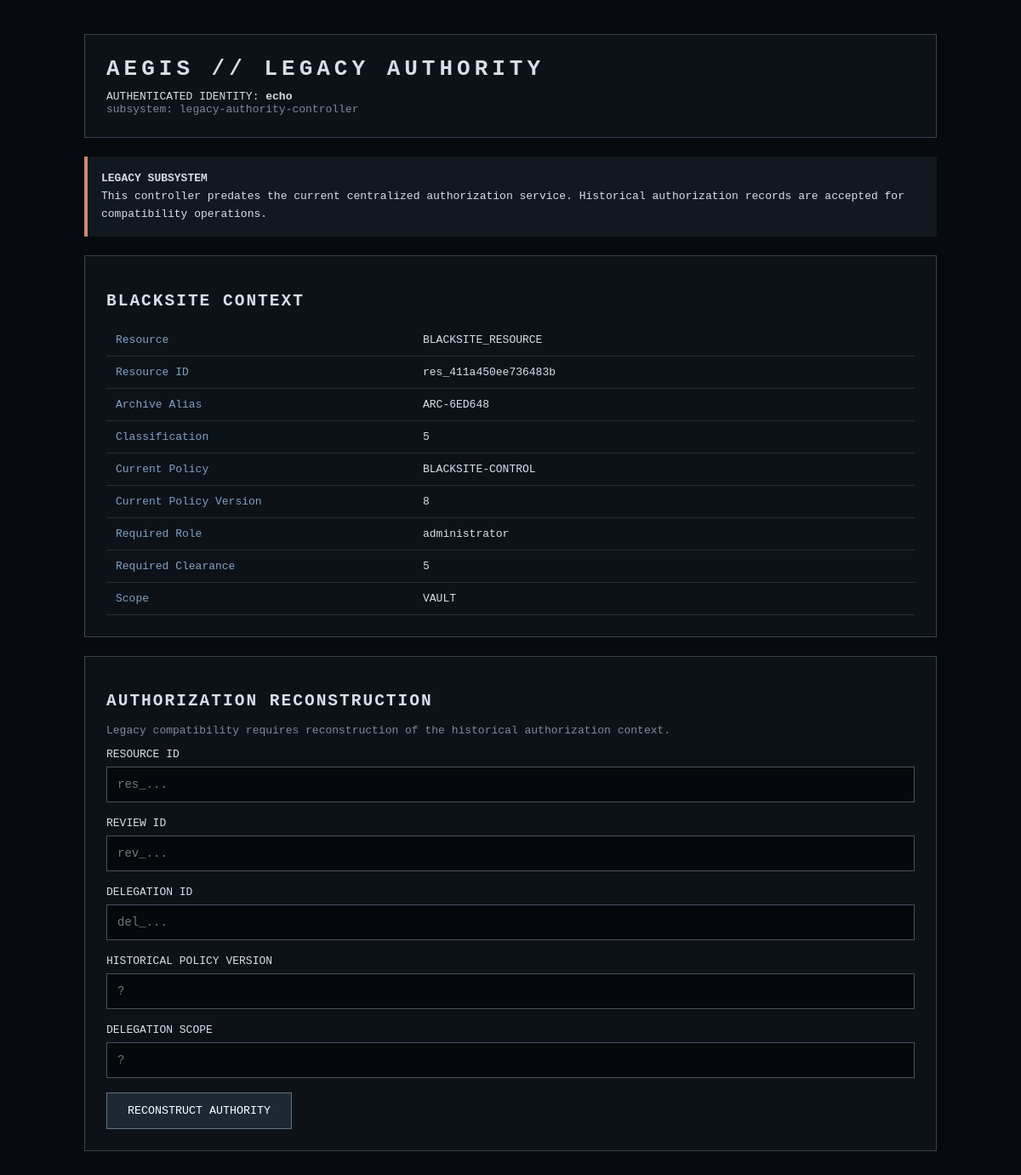
Screenshot of /legacy (signed in) with the database file from the repository.
### tables this page shows
CREATE TABLE users (

                    id TEXT PRIMARY KEY,
                    username TEXT NOT NULL UNIQUE,
                    role TEXT NOT NULL,
                    organization_id TEXT NOT NULL,
                    clearance INTEGER NOT NULL,

                    FOREIGN KEY (
                        organization_id
                    )
                    REFERENCES organizations(id)

                );

CREATE TABLE resources (

                    id TEXT PRIMARY KEY,
                    name TEXT NOT NULL,
                    project_id TEXT NOT NULL,
                    policy_id TEXT NOT NULL,
                    classification INTEGER NOT NULL,
                    alias TEXT NOT NULL UNIQUE,

                    FOREIGN KEY (
                        project_id
                    )
                    REFERENCES projects(id),

                    FOREIGN KEY (
                        policy_id
                    )
                    REFERENCES policies(id)

                );

CREATE TABLE policies (

                    id TEXT PRIMARY KEY,
                    name TEXT NOT NULL,
                    version INTEGER NOT NULL,
                    required_clearance INTEGER NOT NULL,
                    required_role TEXT NOT NULL,
                    scope TEXT NOT NULL

                );

### routes/legacy.py (the view, shortened to what this page needs)
    @app.route(
        "/legacy",
        methods=["GET", "POST"],
    )
    def legacy_console():
        user = current_user()
        graph = current_app.extensions[
            "blacksite_graph"
        ]
        connection = graph.database.connect()
        try:
            context = connection.execute(
                """
                SELECT
                    r.id AS resource_id,
                    r.name AS resource_name,
                    r.alias AS resource_alias,
                    r.classification,

                    p.id AS policy_id,
                    p.name AS policy_name,
                    p.version AS current_policy_version,
                    p.required_role,
                    p.required_clearance,
                    p.scope

                FROM resources r

                JOIN policies p
                    ON p.id = r.policy_id

                WHERE r.name = 'BLACKSITE_RESOURCE'
                """
            ).fetchone()
        finally:
            connection.close()
        if context is None:
            return (
                "BLACKSITE resource unavailable",
                500,
            )
        message = None
        success = False
        token = None
        return render_template(
            "legacy.html",
            user=user,
            context=context,
            message=message,
            success=success,
            token=token,
        )

### app/session.py (called while the page is built)
def current_user():
    user_id = session.get("user_id")
    if not user_id:
        return None
    graph = AuthorityGraph()
    return graph.get_user(user_id)

### authz/graph.py (called while the page is built)
    def get_user(self, user_id: str) -> Optional[User]:
        connection = self.database.connect()
        try:
            row = connection.execute(
                """
                SELECT
                    id,
                    username,
                    role,
                    organization_id,
                    clearance
                FROM users
                WHERE id = ?
                """,
                (user_id,),
            ).fetchone()
        finally:
            connection.close()
        if row is None:
            return None
        return User(
            id=row["id"],
            username=row["username"],
            role=row["role"],
            organization=row["organization_id"],
            clearance=row["clearance"],
        )

### db/database.py (called while the page is built)
    def connect(self):
        connection = sqlite3.connect(
            self.path
        )
        connection.row_factory = sqlite3.Row
        connection.execute(
            "PRAGMA foreign_keys = ON"
        )
        return connection

### templates/legacy.html (shortened to what this page needs)
<!DOCTYPE html>
<html lang="en">
<head>
</head>
<body>
<div class="container">
    <div class="header">
        <h1>AEGIS // LEGACY AUTHORITY</h1>
        <div>
            AUTHENTICATED IDENTITY:
            <strong>{{ user.username }}</strong>
        </div>
        <div class="muted">
            subsystem:
            legacy-authority-controller
        </div>
    </div>
    <div class="warning">
        <strong>LEGACY SUBSYSTEM</strong>
        <br>
        This controller predates the current centralized
        authorization service.
        Historical authorization records are accepted for
        compatibility operations.
    </div>
    <div class="panel">
        <h2>BLACKSITE CONTEXT</h2>
        {% if context %}
        <table>
            <tr>
                <td>Resource</td>
                <td>{{ context["resource_name"] }}</td>
            </tr>
            <tr>
                <td>Resource ID</td>
                <td>{{ context["resource_id"] }}</td>
            </tr>
            <tr>
                <td>Archive Alias</td>
                <td>{{ context["resource_alias"] }}</td>
            </tr>
            <tr>
                <td>Classification</td>
                <td>{{ context["classification"] }}</td>
            </tr>
            <tr>
                <td>Current Policy</td>
                <td>{{ context["policy_name"] }}</td>
            </tr>
            <tr>
                <td>Current Policy Version</td>
                <td>{{ context["current_policy_version"] }}</td>
            </tr>
            <tr>
                <td>Required Role</td>
                <td>{{ context["required_role"] }}</td>
            </tr>
            <tr>
                <td>Required Clearance</td>
                <td>{{ context["required_clearance"] }}</td>
            </tr>
            <tr>
                <td>Scope</td>
                <td>{{ context["scope"] }}</td>
            </tr>
        </table>
        {% endif %}
    </div>
    <div class="panel">
        <h2>AUTHORIZATION RECONSTRUCTION</h2>
        <p class="muted">
            Legacy compatibility requires reconstruction
            of the historical authorization context.
        </p>
        <form method="POST">
            <div class="field">
                <label>
                    RESOURCE ID
                </label>
                <input
                    name="resource_id"
                    placeholder="res_..."
                    required
                >
            </div>
            <div class="field">
                <label>
                    REVIEW ID
                </label>
                <input
                    name="review_id"
                    placeholder="rev_..."
                    required
                >
            </div>
            <div class="field">
                <label>
                    DELEGATION ID
                </label>
                <input
                    name="delegation_id"
                    placeholder="del_..."
                    required
                >
            </div>
            <div class="field">
                <label>
                    HISTORICAL POLICY VERSION
                </label>
                <input
                    name="version"
                    placeholder="?"
                    required
                >
            </div>
            <div class="field">
                <label>
                    DELEGATION SCOPE
                </label>
                <input
                    name="scope"
                    placeholder="?"
                    required
                >
            </div>
            <button type="submit">
                RECONSTRUCT AUTHORITY
            </button>
        </form>
    </div>
</div>
</body>
</html>

### templates/legacy.html (style rules this page uses)
* { box-sizing: border-box; }
body { margin: 0; background: #070a0f; color: #d8dee9; font-family: monospace; }
.container { max-width: 1050px; margin: 0 auto; padding: 40px 24px; }
.header { border: 1px solid #394452; background: #0d1219; padding: 25px; margin-bottom: 22px; }
h1 { margin: 0 0 10px 0; letter-spacing: 5px; }
h2 { letter-spacing: 2px; }
.muted { color: #7f8a99; }
.warning { border-left: 4px solid #d08770; background: #111820; padding: 16px; margin-bottom: 22px; line-height: 1.6; }
.panel { border: 1px solid #394452; background: #0d1219; padding: 25px; margin-bottom: 22px; }
table { width: 100%; border-collapse: collapse; }
td { padding: 11px; border-bottom: 1px solid #252d38; }
td:first-child { width: 38%; color: #81a1c1; }
input { width: 100%; padding: 12px; margin-top: 7px; background: #05080c; border: 1px solid #46515f; color: #ffffff; font-family: monospace; font-size: 14px; }
.field { margin-bottom: 17px; }
button { padding: 13px 24px; border: 1px solid #627083; background: #1d2835; color: white; font-family: monospace; cursor: pointer; }

### rows the page displays
users: username "echo"
resources: resource_name "BLACKSITE_RESOURCE", resource_id "res_411a450ee736483b", resource_alias "ARC-6ED648", classification "5"
policies: policy_name "BLACKSITE-CONTROL", current_policy_version "8", required_role "administrator", required_clearance "5", scope "VAULT"
